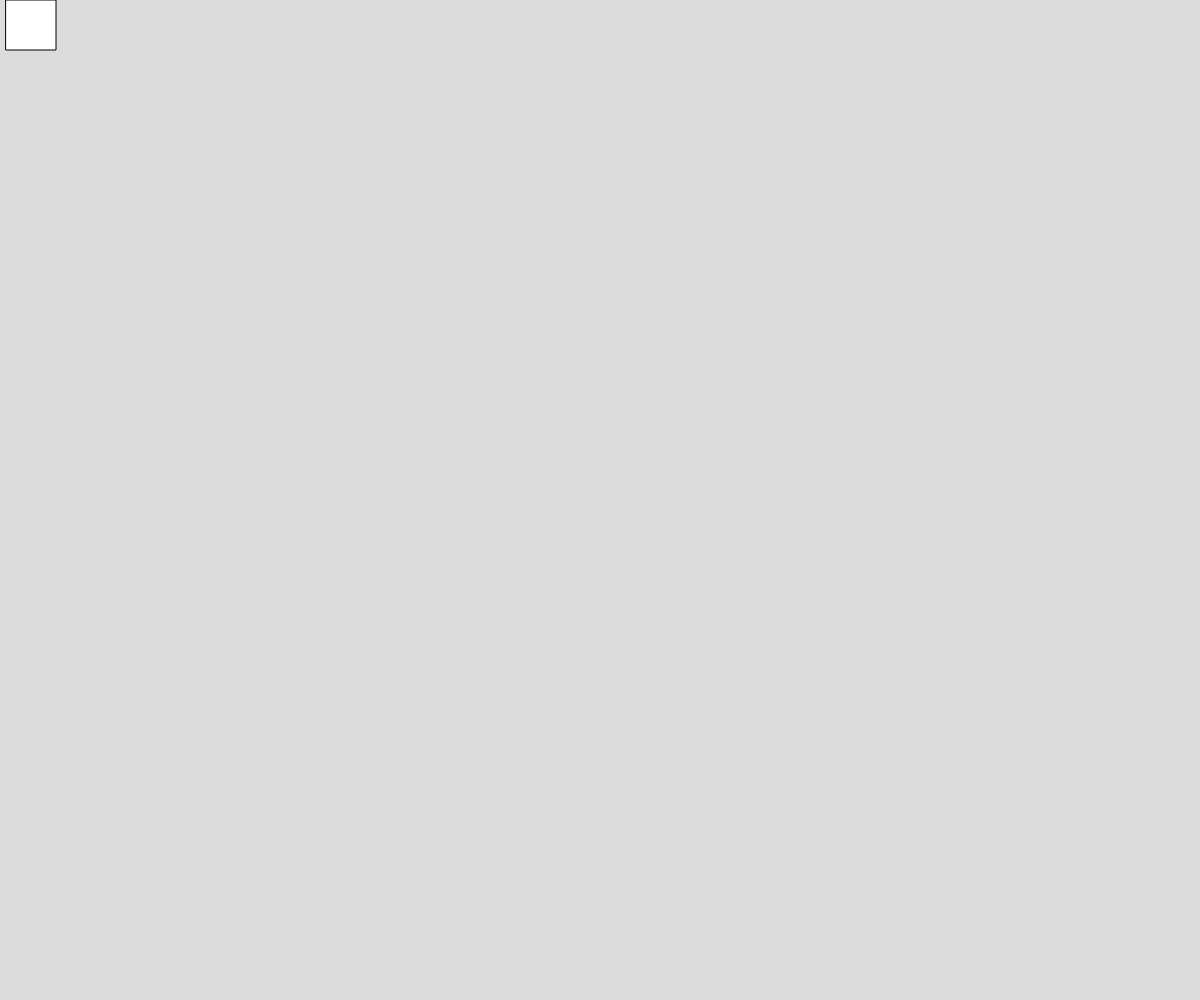
Frame 1 (no input)
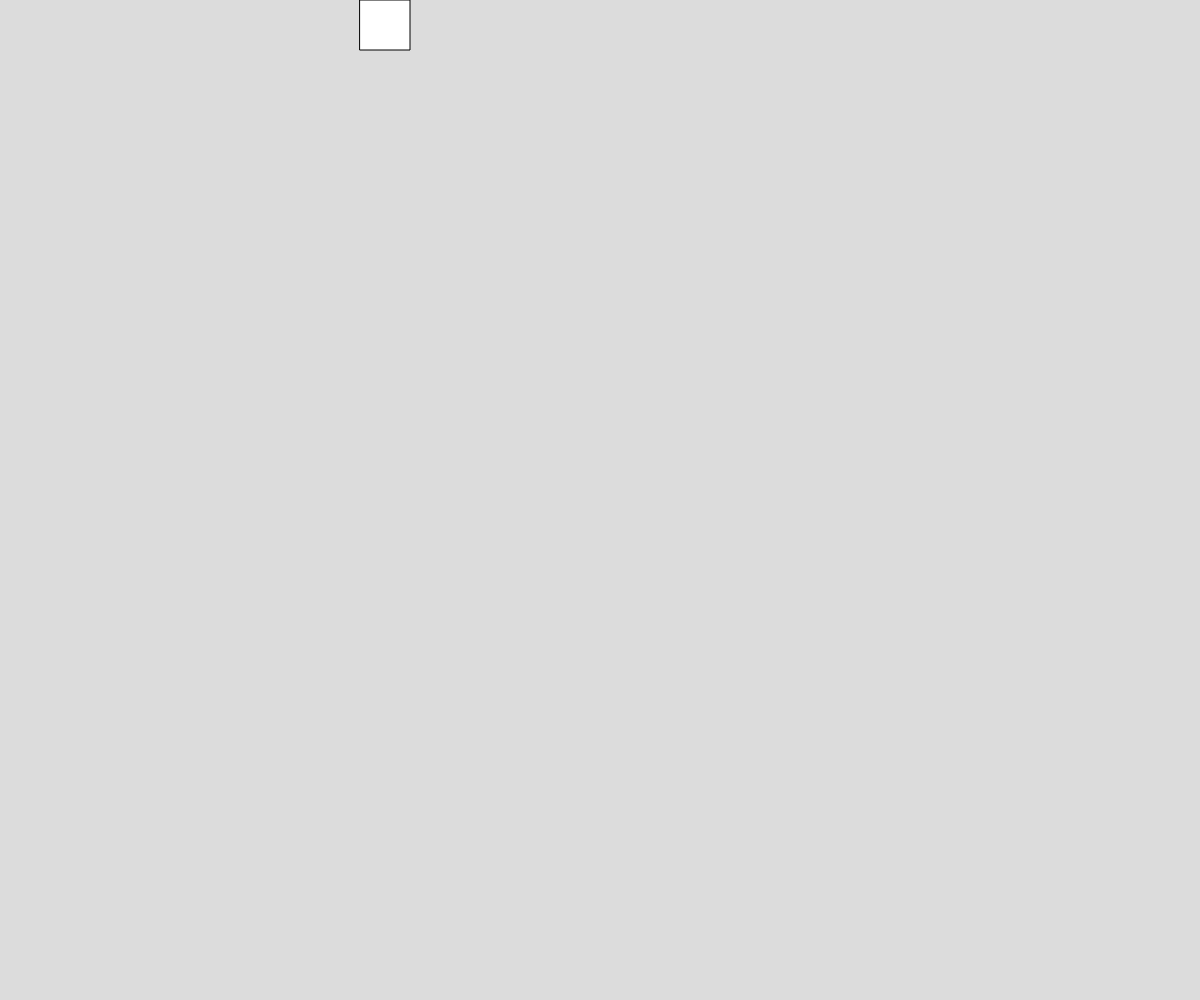
Frame 60 (no input)
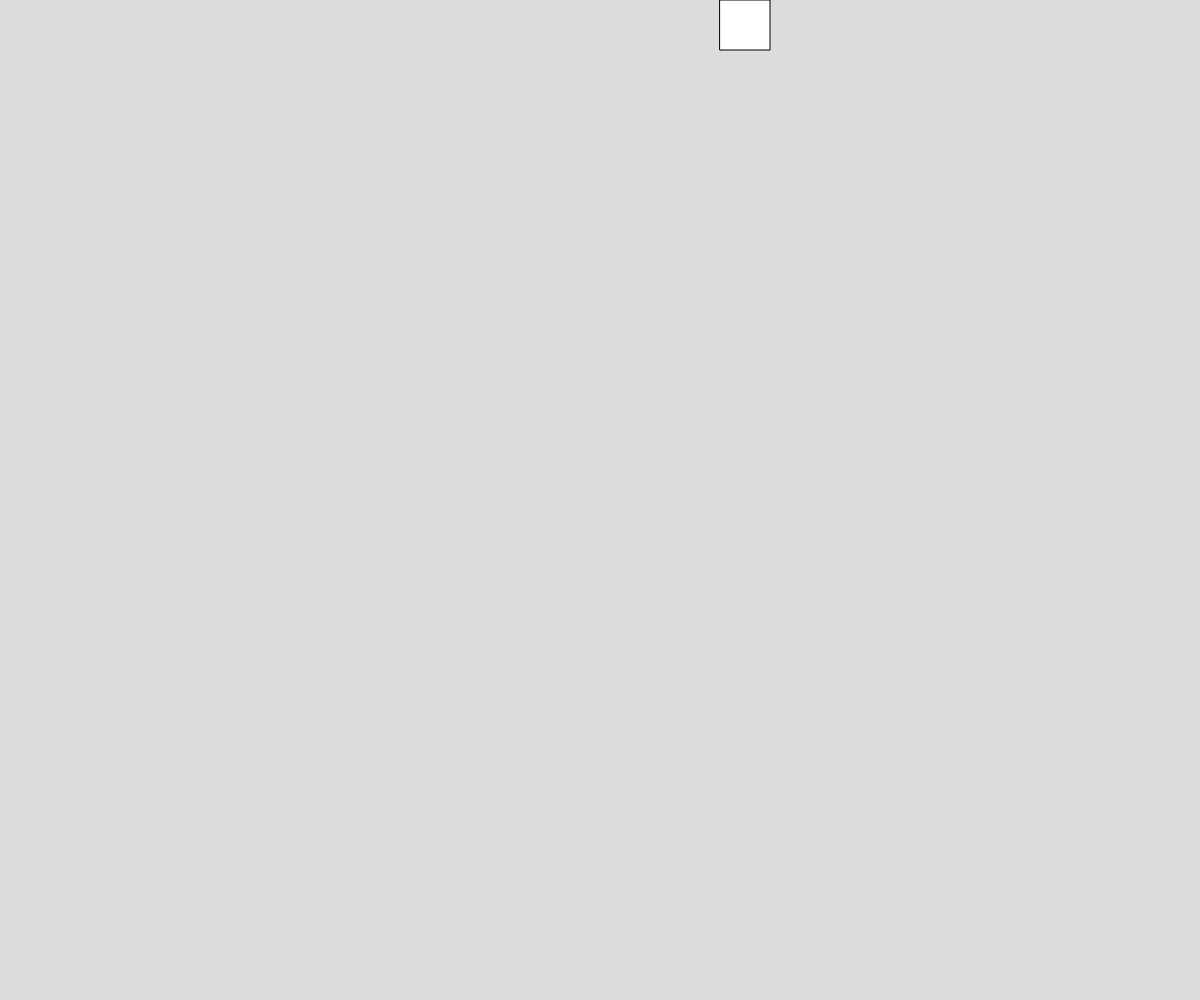
Frame 120 (the mouse pressed at the canvas centre since frame 60)

The p5.js sketch that drew these frames (run headless with seeded random() and noise() and a simulated clock; from frame 60 on, the mouse is pressed at the canvas centre):

// p5.js sketch
// ── sketch.js
// Dquare around edge demo
// Katharine
// Sept 26, 2022
//
// Extra for Experts:
// - describe what you did to take this project "above and beyond"

let x = 0;
let y = 0;
let speed = 6;
let squareSize = 50;
let state = "right";


function setup() {
  createCanvas(windowWidth, windowHeight);
}

function draw() {
  background(220);
  moving();
  drawSquare();
}

function drawSquare() {
  square(x, y, squareSize);
}

function moving() {
  if (state === "right") {
    x += speed;
    if (x + squareSize >= width) {
      x = width - squareSize; //dont fall off edge
      state = "down";
    }
  }

  if (state === "down") {
    y += speed;
    if (y + squareSize >= height) {
      y = height - squareSize; //dont fall off edge
      state = "left";
    }
  }

  if (state === "left") {
    x -= speed;
    if (x <= 0) {
      x = 0; //dont fall off edge
      state = "up";
    }
  }

  if (state === "up") {
    y -= speed;
    if (y <= 0) {
      y = 0; //dont fall off edge
      state = "right";
    }
  }
}
